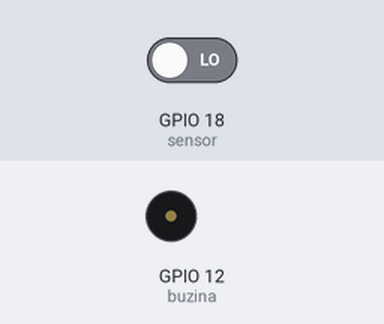
Bench run of a sketch on a simulated ESP32. On the bench: buzzer (waves = sounding). Inputs (shaded band) come from the test bench; at power-on: GPIO 18 (sensor) LOW. The modem accepts every AT command (registered, SIM ready, sends succeed) and sends nothing else; what the sketch prints to the serial monitor is not drawn.

Above: at 3.1 s.
Timing chart, 0 to 12.8 s (numbered marks = the images above):
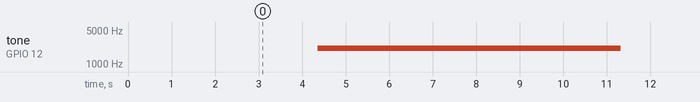

The sketch:

monitoramento_nivel_agua.ino
```cpp
#include <HardwareSerial.h>
#define TINY_GSM_MODEM_SIM800

HardwareSerial SerialGSM(1);

TaskHandle_t dobitaobyte;

String carrier = "Sem Rede";

const int RX_PIN_GSM = 4, TX_PIN_GSM = 2;
const int BAUD_RATE = 9600;
const int sensor = 18;
bool enviouSMS = false;
bool buzinaAtiva = false;

//configuracao da buzina
int buzina = 12;
int canal = 0;
int frequencia = 2000;
int resolucao = 10;

void setup() {
  pinMode(sensor, INPUT);
  Serial.begin(9600);
  setupGSM();

  ledcSetup(canal, frequencia, resolucao);
  ledcAttachPin(buzina, canal);
  //timer = millis();
  //xTaskCreatePinnedToCore(sirene, "sirene", 10000, NULL, 1, &dobitaobyte, 0);
}

void loop() {

  int estado = digitalRead(sensor);
  Serial.print("Estado sensor : ");
  Serial.println(estado);
  switch(estado)
  {
  case 0:
    Serial.println("cheio");
    buzinaAtiva = true;
    if (buzinaAtiva) {
      sendSms();
      xTaskCreatePinnedToCore(sirene,"sirene", 10000, NULL, 1, &dobitaobyte,0);
    }
    delay(600000);
    buzinaAtiva = false;
    break;
  case 1:
    Serial.println("vazio");
    break;
  }
  delay(100);

//delay(3600000); "em produção o envio seria feito a cada 1 hr"
  //delay(10000);
  enviouSMS = false;
}

void setupGSM(){
  SerialGSM.begin(BAUD_RATE, SERIAL_8N1, RX_PIN_GSM, TX_PIN_GSM, false);
  delay(1000);

  SerialGSM.println("AT+CMGF=1");
  delay(1000);

  SerialGSM.println("AT+CNMI=1,2,0,0,0");
  delay(1000);
}

void sendSms() {
  Serial.println("Enviando SMS...");
  SerialGSM.println("AT+CMGF=1"); //coloca o módulo para o modo SMS
  delay(100);
  SerialGSM.println("AT+CMGS=\"+5583987523433\"\r");
  delay(500);
  SerialGSM.print("SIM800L Funcionando");
   SerialGSM.write(26);
  Serial.println("SMS enviado");
  delay(500);
}

void sirene(void *pvParameters){
  float sinVal;
  int   toneVal;
  for (byte t = 0; t < 10; t++){
    for (byte x = 0; x < 180; x++){
      //converte graus em radianos
      sinVal = (sin(x*(3.1412/180)));
      //agora gera uma frequencia
      toneVal = 2000+(int(sinVal*100));
      //toca o valor no buzzer
      ledcWriteTone(canal, toneVal);
      //Serial.print("*");
      //atraso de 2ms e gera novo tom
      delay(4);
    }
  }
  ledcWriteTone(canal, 0);
  vTaskDelete(NULL);
}
```

Measured:
- by itself, tone on GPIO 12 (buzina): plays 2089 Hz for 0.02 s, 2092 Hz for 0.01 s, 2093 Hz for 0.01 s, 2095 Hz for 0.01 s, 2096 Hz for 0.01 s, 2097 Hz for 0.01 s … (141 notes in this stretch)
